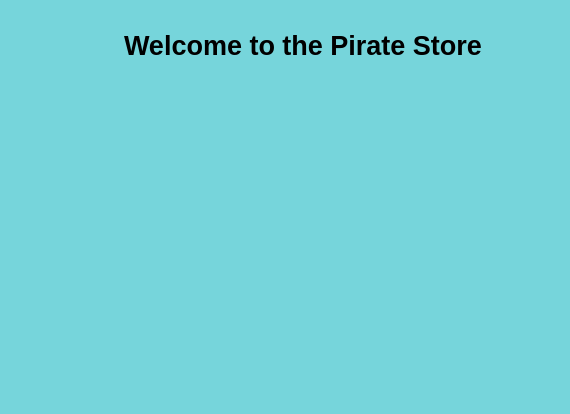
<?xml version="1.0" encoding="UTF-8"?>
<ui version="4.0">
 <class>Store</class>
 <widget class="QWidget" name="Store">
  <property name="geometry">
   <rect>
    <x>0</x>
    <y>0</y>
    <width>570</width>
    <height>414</height>
   </rect>
  </property>
  <property name="windowTitle">
   <string>Form</string>
  </property>
  <property name="styleSheet">
   <string notr="true">background-color: qconicalgradient(cx:0.5, cy:0.5, angle:176.9, stop:0 rgba(118, 213, 219, 255));
border-color: qlineargradient(spread:pad, x1:0, y1:0, x2:1, y2:0, stop:0 rgba(0, 0, 0, 255), stop:1 rgba(255, 255, 255, 255));</string>
  </property>
  <widget class="QLabel" name="label">
   <property name="geometry">
    <rect>
     <x>40</x>
     <y>30</y>
     <width>471</width>
     <height>31</height>
    </rect>
   </property>
   <property name="font">
    <font>
     <pointsize>20</pointsize>
     <weight>75</weight>
     <bold>true</bold>
    </font>
   </property>
   <property name="layoutDirection">
    <enum>Qt::LeftToRight</enum>
   </property>
   <property name="text">
    <string>Welcome to the Pirate Store</string>
   </property>
   <property name="indent">
    <number>84</number>
   </property>
  </widget>
 </widget>
 <resources/>
 <connections/>
</ui>
